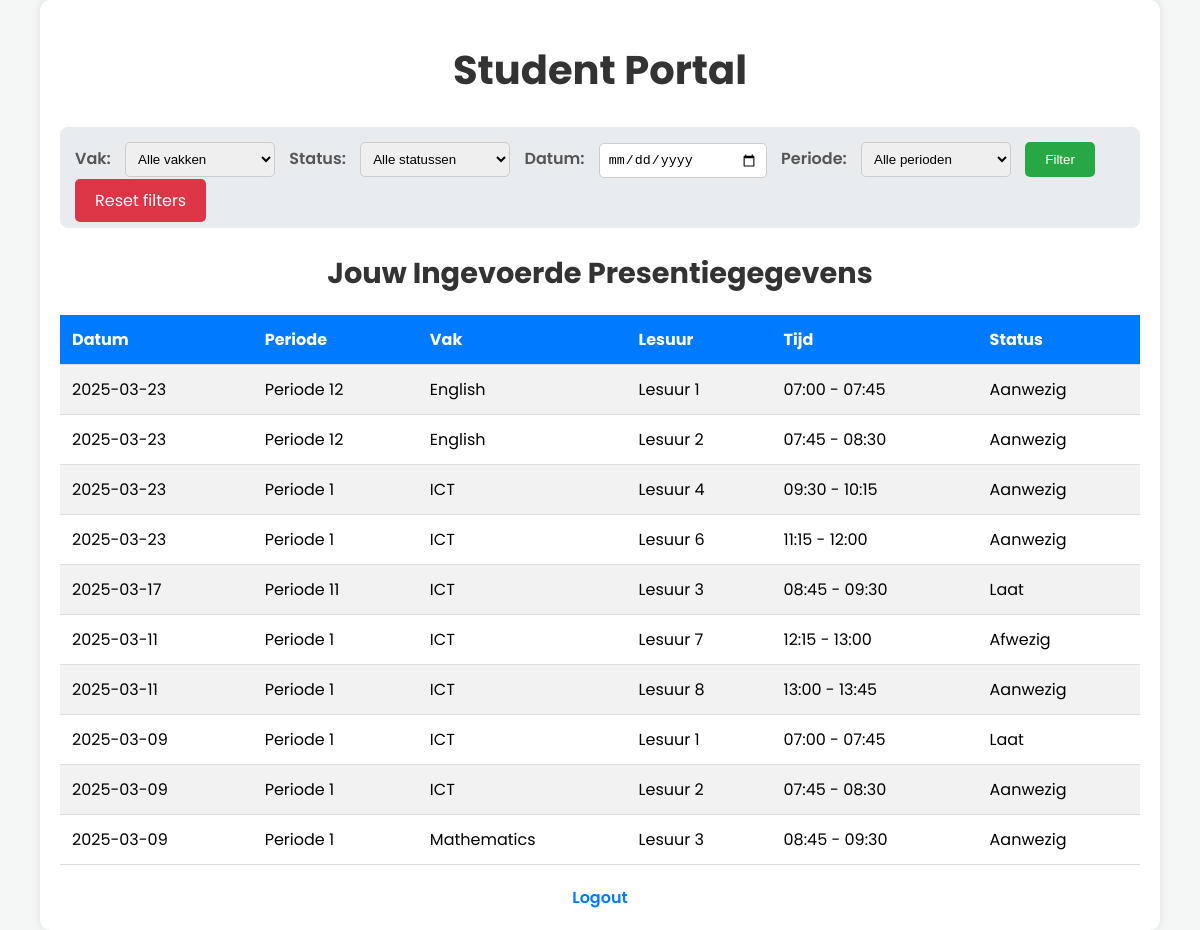
The app's page /student_portal.php (signed in) with its own data.
### tables this page shows
CREATE TABLE `attendance` (
  `AttendanceID` int(11) NOT NULL,
  `TeacherAssignmentID` int(11) NOT NULL,
  `UserID` int(11) NOT NULL,
  `LesuurID` int(11) NOT NULL,
  `AttendanceDate` date NOT NULL,
  `CohortID` int(11) NOT NULL,
  `PeriodID` int(11) NOT NULL,
  `Status` enum('Aanwezig','Afwezig','Laat','Ziek','Vrijstelling') NOT NULL DEFAULT 'Afwezig'
);

CREATE TABLE `perioden` (
  `PeriodID` int(11) NOT NULL,
  `PeriodName` varchar(50) NOT NULL
);

CREATE TABLE `subjects` (
  `SubjectID` int(11) NOT NULL,
  `SubjectName` varchar(100) NOT NULL,
  `Description` text DEFAULT NULL
);

CREATE TABLE `lesuren` (
  `LesuurID` int(11) NOT NULL,
  `LesuurNummer` int(11) NOT NULL,
  `StartTijd` time NOT NULL,
  `EindTijd` time NOT NULL
);

### student_portal.php (the view, shortened to what this page needs)
<?php
require 'dbconnect.php';
$userID = $_SESSION['user_id'];
$dateFilter    = isset($_GET['date_filter']) && $_GET['date_filter'] !== "" ? $_GET['date_filter'] : null;
$whereConditions = " WHERE a.UserID = ? ";
$bindTypes = "i";
$bindValues = [$userID];
$query = "SELECT a.AttendanceDate, a.Status, s.SubjectName, p.PeriodName, l.LesuurNummer, l.StartTijd, l.EindTijd, u.Name AS TeacherName
          FROM attendance a
          JOIN teacher_assignments ta ON a.TeacherAssignmentID = ta.AssignmentID
          JOIN subjects s ON ta.SubjectID = s.SubjectID
          JOIN perioden p ON a.PeriodID = p.PeriodID
          JOIN lesuren l ON a.LesuurID = l.LesuurID
          JOIN users u ON ta.TeacherID = u.ID"
          . $whereConditions . "
          ORDER BY a.AttendanceDate DESC, l.LesuurNummer, s.SubjectName";
$stmt = $conn->prepare($query);
$stmt->bind_param($bindTypes, ...$bindValues);
$stmt->execute();
$resultAttendance = $stmt->get_result();
?>
<!DOCTYPE html>
<html lang="nl">
<head>
</head>
<body>
    <div class="container">
        <h1>Student Portal</h1>
        <div class="filter-form">
            <form method="get" action="">
                <label for="subject_filter">Vak:</label>
                <select id="subject_filter" name="subject_filter">
                    <option value="">Alle vakken</option>
                </select>
                <label for="status_filter">Status:</label>
                <select id="status_filter" name="status_filter">
                    <option value="">Alle statussen</option>
                </select>
                <label for="date_filter">Datum:</label>
                <input type="date" id="date_filter" name="date_filter" value="<?php echo ($dateFilter !== null ? htmlspecialchars($dateFilter) : ''); ?>">
                <label for="period_filter">Periode:</label>
                <select id="period_filter" name="period_filter">
                    <option value="">Alle perioden</option>
                </select>
                <input type="submit" value="Filter">
                <a href="student_portal.php">Reset filters</a>
            </form>
        </div>
        <h2>Jouw Ingevoerde Presentiegegevens</h2>
        <table>
            <tr>
                <th>Datum</th>
                <th>Periode</th>
                <th>Vak</th>
                <th>Lesuur</th>
                <th>Tijd</th>
                <th>Status</th>
            </tr>
            <?php while ($row = $resultAttendance->fetch_assoc()): ?>
            <tr>
                <td><?php echo htmlspecialchars($row['AttendanceDate']); ?></td>
                <td><?php echo htmlspecialchars($row['PeriodName']); ?></td>
                <td><?php echo htmlspecialchars($row['SubjectName']); ?></td>
                <td>Lesuur <?php echo htmlspecialchars($row['LesuurNummer']); ?></td>
                <td><?php echo date("H:i", strtotime($row['StartTijd'])); ?> - <?php echo date("H:i", strtotime($row['EindTijd'])); ?></td>
                <td><?php echo htmlspecialchars($row['Status']); ?></td>
            </tr>
            <?php endwhile; ?>
        </table>
        <div class="logout">
            <a href="logout.php">Logout</a>
        </div>
    </div>
</body>
</html>

### student_portal.php (style rules this page uses)
body { font-family: 'Poppins', sans-serif; background-color: #f4f7f6; margin: 0; padding: 0; }
h1, h2 { text-align: center; color: #333; }
h1 { font-size: 2.5em; margin-top: 20px; }
h2 { font-size: 1.8em; margin-bottom: 20px; }
.container { width: 90%; max-width: 1200px; margin: 0 auto; padding: 20px; background-color: #fff; box-shadow: 0 0 10px rgba(0, 0, 0, 0.1); border-radius: 10px; }
.filter-form { display: flex; flex-wrap: wrap; justify-content: space-between; margin-bottom: 20px; padding: 15px; background-color: #e9ecef; border-radius: 8px; }
.filter-form label { margin-right: 10px; font-weight: 600; color: #555; }
.filter-form select, .filter-form input[type="date"] { padding: 8px; border: 1px solid #ccc; border-radius: 5px; margin-right: 10px; margin-bottom: 10px; flex: 1; min-width: 150px; }
.filter-form input[type="submit"] { padding: 10px 20px; background-color: #28a745; color: #fff; border: none; border-radius: 5px; cursor: pointer; transition: background-color 0.3s; }
.filter-form a { padding: 10px 20px; background-color: #dc3545; color: #fff; text-decoration: none; border-radius: 5px; transition: background-color 0.3s; }
table { width: 100%; border-collapse: collapse; margin-top: 20px; }
th, td { padding: 12px; text-align: left; border-bottom: 1px solid #ddd; }
th { background-color: #007bff; color: #fff; }
tr:nth-child(even) { background-color: #f2f2f2; }
.logout { text-align: center; margin-top: 20px; }
.logout a { color: #007bff; text-decoration: none; font-weight: 600; }

### records on screen
attendance: AttendanceDate "2025-03-23", PeriodID.PeriodName "Periode 12", subjects.SubjectName "English", LesuurID.LesuurNummer "1", LesuurID.StartTijd "07:00", LesuurID.EindTijd "07:45", Status "Aanwezig"
attendance: AttendanceDate "2025-03-23", PeriodID.PeriodName "Periode 12", subjects.SubjectName "English", LesuurID.LesuurNummer "2", LesuurID.StartTijd "07:45", LesuurID.EindTijd "08:30", Status "Aanwezig"
attendance: AttendanceDate "2025-03-23", PeriodID.PeriodName "Periode 1", subjects.SubjectName "ICT", LesuurID.LesuurNummer "4", LesuurID.StartTijd "09:30", LesuurID.EindTijd "10:15", Status "Aanwezig"
attendance: AttendanceDate "2025-03-23", PeriodID.PeriodName "Periode 1", subjects.SubjectName "ICT", LesuurID.LesuurNummer "6", LesuurID.StartTijd "11:15", LesuurID.EindTijd "12:00", Status "Aanwezig"
attendance: AttendanceDate "2025-03-17", PeriodID.PeriodName "Periode 11", subjects.SubjectName "ICT", LesuurID.LesuurNummer "3", LesuurID.StartTijd "08:45", LesuurID.EindTijd "09:30", Status "Laat"
attendance: AttendanceDate "2025-03-11", PeriodID.PeriodName "Periode 1", subjects.SubjectName "ICT", LesuurID.LesuurNummer "7", LesuurID.StartTijd "12:15", LesuurID.EindTijd "13:00", Status "Afwezig"
attendance: AttendanceDate "2025-03-11", PeriodID.PeriodName "Periode 1", subjects.SubjectName "ICT", LesuurID.LesuurNummer "8", LesuurID.StartTijd "13:00", LesuurID.EindTijd "13:45", Status "Aanwezig"
attendance: AttendanceDate "2025-03-09", PeriodID.PeriodName "Periode 1", subjects.SubjectName "ICT", LesuurID.LesuurNummer "1", LesuurID.StartTijd "07:00", LesuurID.EindTijd "07:45", Status "Laat"
attendance: AttendanceDate "2025-03-09", PeriodID.PeriodName "Periode 1", subjects.SubjectName "ICT", LesuurID.LesuurNummer "2", LesuurID.StartTijd "07:45", LesuurID.EindTijd "08:30", Status "Aanwezig"
attendance: AttendanceDate "2025-03-09", PeriodID.PeriodName "Periode 1", subjects.SubjectName "Mathematics", LesuurID.LesuurNummer "3", LesuurID.StartTijd "08:45", LesuurID.EindTijd "09:30", Status "Aanwezig"
